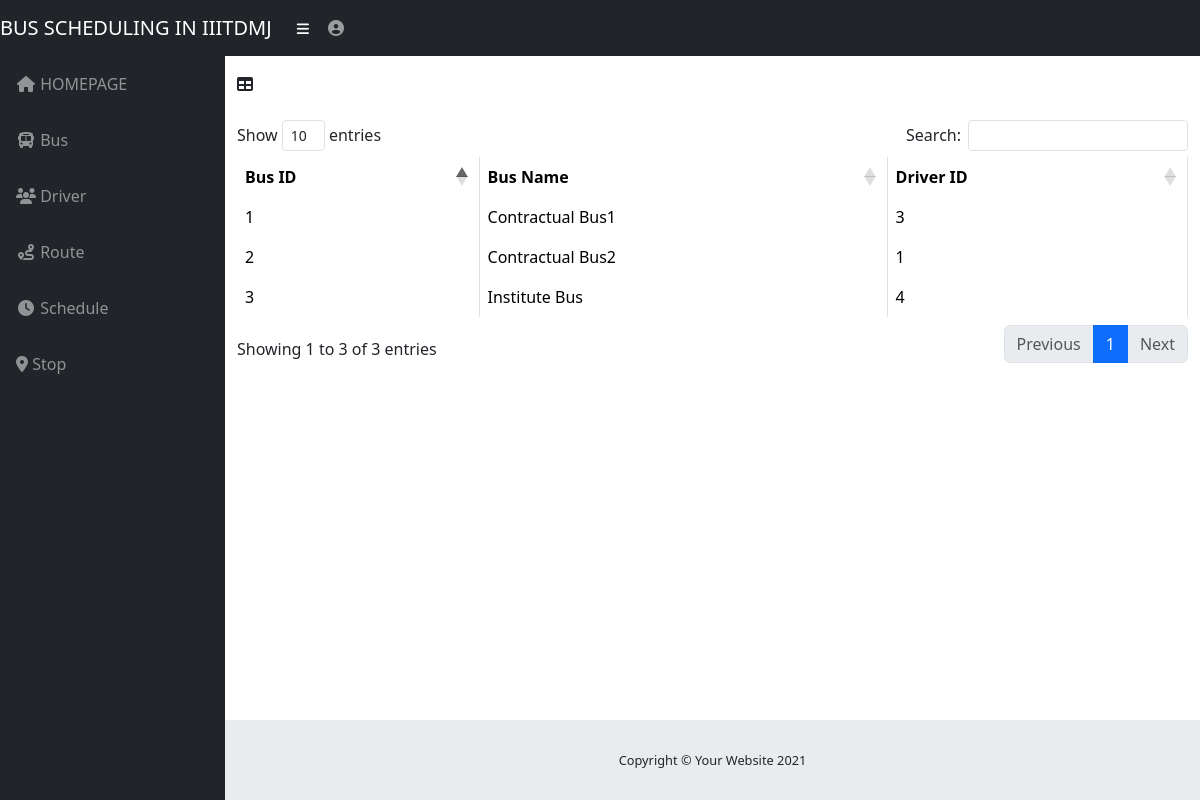
/userbus.php (signed in), run on the app's committed database.
### tables this page shows
CREATE TABLE `bus` (
  `BUS_ID` int(30) NOT NULL,
  `BUS_NAME` text NOT NULL,
  `DRIVER_ID` int(25) NOT NULL
);

### userbus.php (the view, shortened to what this page needs)
<?php include 'connection.php';
  ?>
<!DOCTYPE html>
<html lang="en">
<html lang="en">
  <head>
    <link href="vendor/bootstrap/css/bootstrap.min.css" rel="stylesheet">
    <link href="vendor/fontawesome-free/css/all.min.css" rel="stylesheet" type="text/css">
    <link href="vendor/datatables/dataTables.bootstrap4.css" rel="stylesheet">
    <link href="css/sb-admin.css" rel="stylesheet">
  </head>
  <body id="page-top">
    <nav class="navbar navbar-expand navbar-dark bg-dark static-top" >
      <a class="navbar-brand mr-1 bg-dark" href="index.php">BUS SCHEDULING IN IIITDMJ</a>
      <button class="btn btn-link btn-sm text-white order-1 order-sm-0" id="sidebarToggle" href="#">
        <i class="fas fa-bars"></i>
      </button>
      <ul class="navbar-nav ml-auto ml-md-0">
        <li class="nav-item dropdown no-arrow">
          <a class="nav-link dropdown-toggle" href="#" id="userDropdown" role="button" data-toggle="dropdown" aria-haspopup="true" aria-expanded="false">
            <i class="fas fa-user-circle fa-fw"></i>
          </a>
        </li>
      </ul>
    </nav>
    <div id="wrapper">
      <ul class="sidebar navbar-nav bg-dark" >
        <li class="nav-item">
          <a class="nav-link" href="homepage.php">
            <i class="fas fa-fw fa-home"></i>
            <span>HOMEPAGE</span>
          </a>
        </li>
        <li class="nav-item">
          <a class="nav-link" href="userbus.php">
            <i class="fas fa-fw fa-bus"></i>
            <span>Bus</span></a>
        </li>
        <li class="nav-item">
          <a class="nav-link" href="userdriver.php">
            <i class="fas fa-fw fa-users    "></i>
            <span>Driver</span></a>
        </li>
        <li class="nav-item">
          <a class="nav-link" href="userroute.php">
            <i class="fas fa-fw fa-route   "></i>
            <span>Route</span></a>
        </li>
        <li class="nav-item">
          <a class="nav-link" href="userschedule.php">
            <i class="fas fa-fw fa-clock  "></i>
            <span>Schedule</span></a>
          </li>
            <li class="nav-item">
          <a class="nav-link" href="userstop.php">
            <i class="fas fa fa-map-marker"></i>
            <span>Stop</span></a>
          </li>
      </ul>
      <div id="content-wrapper">
        <div class="container-fluid">
           <div class="col-lg-12">
            <div>
            <i class="fas fa-table"></i>
          <br> </br>
                        <div class="table-responsive">
                            <table class="table table-bordered" id="dataTable" width="100%" cellspacing="0">
                                <thead>
                                    <tr>
                                        <th>Bus ID</th>
                                        <th>Bus Name</th>
                                        <th>Driver ID</th>
                                    </tr>
                                </thead>
                                <tbody>
                                 <?php
                $query = 'SELECT * FROM bus';
                    $result = mysqli_query($db, $query) or die (mysqli_error($db));
                        while ($row = mysqli_fetch_assoc($result)) {
                            echo '<tr>';
                            echo '<td>'. $row['BUS_ID'].'</td>';
                            echo '<td>'. $row['BUS_NAME'].'</td>';
                            echo '<td>'. $row['DRIVER_ID'].'</td>';
                            echo '</tr> ';
                }
            ?>
                                    </tbody>
                            </table>
                        </div>
              </div>
              </div>
                        <?php include 'footer.php'; ?>

### CSS/sb-admin.css (style rules this page uses)
html { position: relative; min-height: 100%; }
body { height: 100%; }
#wrapper { display: -webkit-box; display: -ms-flexbox; display: flex; }
#wrapper #content-wrapper { overflow-x: hidden; width: 100%; padding-top: 1rem; padding-bottom: 80px; }
.navbar-nav .nav-item.dropdown .dropdown-toggle::after { width: 1rem; text-align: center; float: right; vertical-align: 0; border: 0; font-weight: 900; content: '\f105'; font-family: 'Font Awesome 5 Free'; }
.navbar-nav .nav-item.dropdown.no-arrow .dropdown-toggle::after { display: none; }
.sidebar { width: 90px !important; background-color: #212529; min-height: calc(100vh - 56px); }
.sidebar .nav-item:last-child { margin-bottom: 1rem; }
.sidebar .nav-item .nav-link { text-align: center; padding: 0.75rem 1rem; width: 90px; }
.sidebar .nav-item .nav-link span { font-size: 0.65rem; display: block; }
.sidebar .nav-item .nav-link { color: rgba(255, 255, 255, 0.5); }
@media (min-width: 768px) { .sidebar { width: 225px !important; } }
@media (min-width: 768px) { .sidebar .nav-item .nav-link { display: block; width: 100%; text-align: left; padding: 1rem; width: 225px; } }
@media (min-width: 768px) { .sidebar .nav-item .nav-link span { font-size: 1rem; display: inline; } }
:root { --input-padding-x: 0.75rem; --input-padding-y: 0.75rem; }

### userbus.php (style rules this page uses)
body { height: 100%; background-image: url("https://media.istockphoto.com/photos/abstract-bright-gradient-motion-spring-or-summer-landscape-texture-picture-id1253193147?b=1&k=20&m=1253193147&s=170667a&w=0&h=9XtMIDuKB6wtylaKfFuVS_Rajs3y94jZBVN4rtErYJM="); background-position: center; background-repeat: no-repeat; background-size: cover; }

### data on the page
bus: BUS_ID "1", BUS_NAME "Contractual Bus1", DRIVER_ID "3"
bus: BUS_ID "2", BUS_NAME "Contractual Bus2", DRIVER_ID "1"
bus: BUS_ID "3", BUS_NAME "Institute Bus", DRIVER_ID "4"
